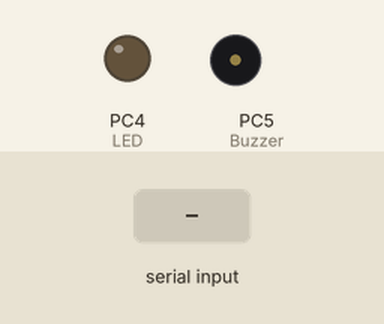
Simulated run of this program. Board: ATmega328P, built with avr-gcc and emulated at 1 MHz. On the bench: output pins drawn as LEDs (lit = HIGH), buzzer (waves = sounding, pin HIGH). The inputs (shaded band) are chosen by the test bench.

Above: at 1.2 s.
1.3 s: "A" received over Serial
At 1.7 s:
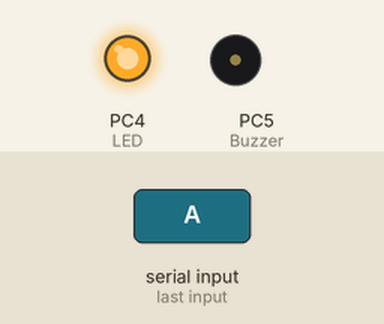
3.3 s: "B" received over Serial
At 3.7 s:
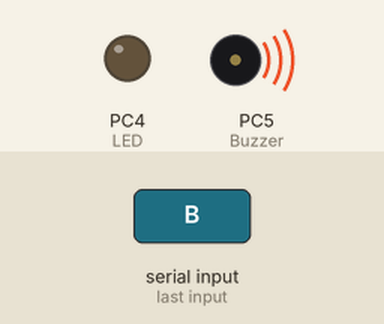
Timing chart, 0 to 6.3 s (numbered marks = the images above; inputs shaded):
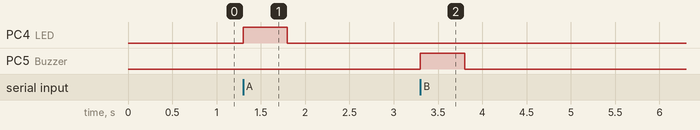

The program:

main.c
```c
// AVR Serial Reception @ 230.4k bps
// AVR Receives character 'A' Blinks the LED  on PC4
//                        'B' Beeps  the Buzzer on PC5
// External Oscillator = 11.0592MHz
// Controller ATmega328p


//+------------------------------------------------------------------------------------------------+
//| Compiler           : AVR GCC (WinAVR)                                                          |
//| Microcontroller    : ATmega328p                                                                |
//| Programmer         : Rahul.Sreedharan                                                          |
//| Date               : 16-July-2019                                                              |
//+------------------------------------------------------------------------------------------------+

//(C) www.xanthium.in
// Visit to Learn More


#include <stdint.h>
#include <avr/io.h>
#include <util/delay.h>

// +-----------------------------------------------------------------------+ //
// | ATmega328p Baudrate values for UBRRn for external crystal 11.0592MHz  | //
// +-----------------------------------------------------------------------+ //

#define BAUD_RATE_4800_BPS  143 // 4800bps
#define BAUD_RATE_9600_BPS  71  // 9600bps

#define BAUD_RATE_14400_BPS  47 // 14.4k bps
#define BAUD_RATE_19200_BPS  35 // 19.2k bps
#define BAUD_RATE_28800_BPS  23 // 28.8k bps
#define BAUD_RATE_38400_BPS  17 // 38.4k bps
#define BAUD_RATE_57600_BPS  11 // 57.6k bps
#define BAUD_RATE_76800_BPS   8 // 76.8k bps

#define BAUD_RATE_115200_BPS  5 // 115.2k bps
#define BAUD_RATE_230400_BPS  2 // 230.4k bps

// +-----------------------------------------------------------------------+ //


int main()
{

	unsigned int ubrr = BAUD_RATE_230400_BPS;

	PORTC = 0x00; //All LED's OFF
	PORTD = 0x00;

	/* Set Baudrate @ 230.4k bps */
	UBRR0H = (ubrr>>8);
	UBRR0L = (ubrr);

	/*Enable receiver  */
	UCSR0B = (1<<RXEN0);

	/* Set frame format: 8data, 1stop bit */
	UCSR0C = 0x06;

	while(1)
	{
		while ( !(UCSR0A & (1<<RXC0)) ); /* Wait for data to be received */

		switch(UDR0) // using the switch() statement to  control the LED and Buzzer
		{
			case 'A' : 	DDRC  |= (1<<PC4); // Blinks LED
						PORTC |= (1<<PC4);
						_delay_ms(500);
						PORTC &= ~(1<<PC4);
						break;

            case 'B' : 	DDRC  |= (1<<PC5); // Beeps Buzzer
						PORTC |= (1<<PC5);
						_delay_ms(500);
						PORTC &= ~(1<<PC5);
						break;

			default  :
						break;
		}//end of Switch()
	}//end of While(1)
}//end of main
```

Measured:
- after the input at 1.3 s, PC4 (LED): LOW → HIGH at once, → LOW 0.50 s later
- after the input at 3.3 s, PC5 (Buzzer): LOW → HIGH at once, → LOW 0.50 s later
